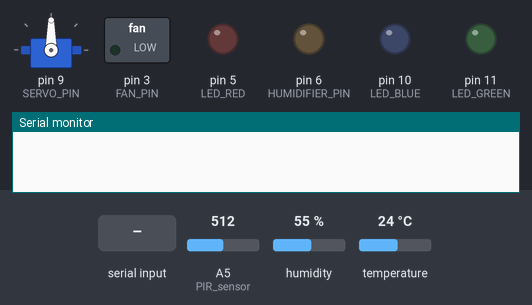
The sketch below on a simulated Arduino Uno, built with avr-gcc and run on an emulated ATmega328P. Shown: servo, switched loads named in the sketch (green lamp = pin HIGH), output pins drawn as LEDs (lit = HIGH), the last lines printed to the serial monitor. The inputs (shaded band) are chosen by the test bench; at power-on: humidity 55 %, A5 (PIR_sensor) = 512, temperature 24 °C.

Above: at 1.2 s.
1.3 s: "Fan On\n" received over the second serial link
At 4.0 s:
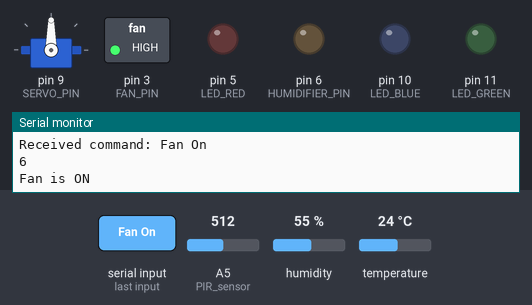
4.8 s: "Fan Down\n" received over the second serial link
At 8.0 s:
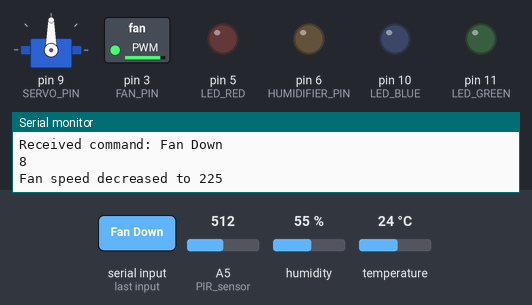
8.3 s: "Fan Off\n" received over the second serial link
At 22.0 s:
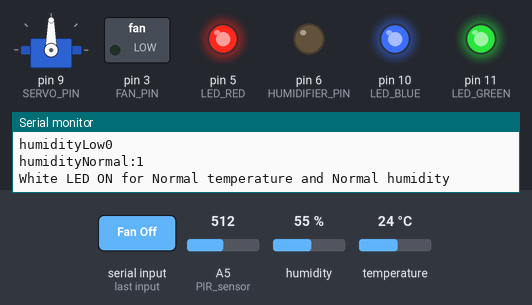
22.3 s: "Fan Up\n" received over the second serial link
At 26.8 s:
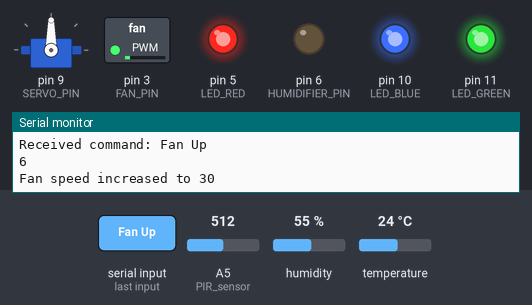
27.7 s: humidity set to 31 %
41.7 s: humidity set to 28 %
At 62.1 s:
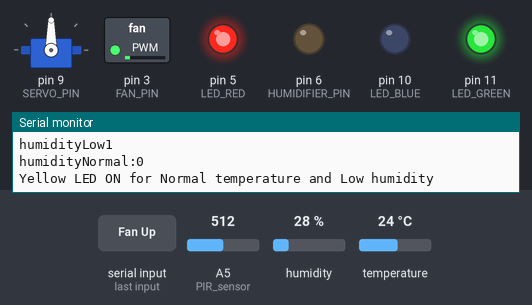
Timing chart, 0 to 62.6 s (numbered marks = the images above; inputs shaded):
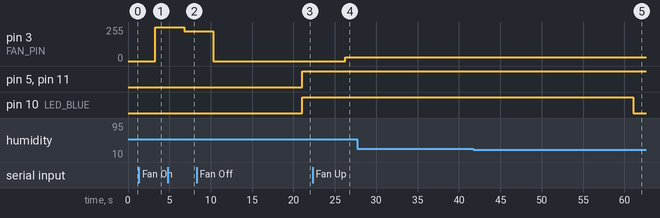

Measured:
- the behaviour switches between 30 and 29 % on humidity (found by bisection; images 4 and 5)
- after the input at 1.3 s, pin 3 (FAN_PIN): 0/255 → 255/255 after 2.0 s
- after the input at 4.8 s, pin 3 (FAN_PIN): 255/255 → 225/255 after 2.0 s
- after the input at 8.3 s, pin 3 (FAN_PIN): 225/255 → 0/255 after 2.0 s
- after the input at 22.3 s, pin 3 (FAN_PIN): 0/255 → 30/255 after 3.9 s
- after the input at 41.7 s, pin 10 (LED_BLUE): HIGH → LOW after 19.4 s

The sketch:

control.ino
```cpp
#include <DHT11.h>  // 引入DHT库
#include <SoftwareSerial.h>
#include <Servo.h>  // 引入舵机控制库
#include <Ultrasonic.h>  // 引入超声波库

SoftwareSerial mySerial(14, 15); // RX, TX
SoftwareSerial tftSerial(16, 17); // RX, TX

#define DHTPIN 4      // DHT11 数据引脚连接到 Arduino 的 6 号引脚
#define FAN_PIN 3     // 风扇控制引脚
#define HUMIDIFIER_PIN 6 // 加湿器控制引脚

#define PIR_sensor A5      // 红外传感器引脚   靠近黄色 GND OUT VCC
#define TRIGGER_PIN 7     // 超声波 Trigger 引脚
#define ECHO_PIN 8        // 超声波 Echo 引脚
#define SERVO_PIN 9       // 舵机控制引脚

#define LED_RED 5
#define LED_BLUE 10
#define LED_GREEN 11

DHT11 dht(DHTPIN); // 创建一个DHT11实例
Servo myServo; // 创建舵机对象
void setLED(int red, int green, int blue);

int fanSpeed = 0; // 用于存储当前风扇速度的变量
int humidifierStatus = LOW; // 加湿器状态（LOW 为关闭，HIGH 为开启）
int personDetected = 0; // 人体感应状态，0 为没有检测到，1 为检测到
unsigned long lastCheckTime = 0; // 上次检查时间
const long checkInterval = 20000; // 检查间隔，单位为毫秒（20s）

long duration; // 用于存储超声波脉冲的持续时间
int distance; // 用于存储计算出的距离

void setup() {
  Serial.begin(9600);
  mySerial.begin(9600);
  //tftSerial.begin(9600);

  pinMode(FAN_PIN, OUTPUT);  // 设置风扇引脚为输出
  pinMode(HUMIDIFIER_PIN, OUTPUT);  // 设置加湿器引脚为输出
  pinMode(TRIGGER_PIN, OUTPUT); // 设置触发引脚为输出模式
  pinMode(ECHO_PIN, INPUT); // 设置回声引脚为输入模式

  myServo.attach(SERVO_PIN); // 初始化舵机引脚
  pinMode(PIR_sensor, INPUT); // 人体红外传感器引脚为输入

  pinMode(LED_RED, OUTPUT);  // 设置红色LED引脚为输出
  pinMode(LED_BLUE, OUTPUT);  // 设置蓝色LED引脚为输出
  pinMode(LED_GREEN, OUTPUT);  // 设置黄色LED引脚为输出
}

void loop() {

//Serial.println("Wait for Command"); // 等待命令
  String command = "";
  bool startAppending = false; // 标志变量，指示是否开始拼接字符
  unsigned long startMillis = millis();

  while (mySerial.available() > 0 && millis() - startMillis < 1000) {
    char c = mySerial.read();  // 逐个字符读取

    // 检查是否收到字母字符，并且是否应该开始拼接
    if (!startAppending && isAlpha(c)) {
      command += c;  // 如果是字母，开始拼接
      startAppending = true;  // 设置开始拼接标志为 true
    } else if (startAppending) {
      command += c;  // 如果已经开始拼接，继续拼接字符
    }

    if (c == '\n') break;  // 如果遇到换行符就结束
  }
  command.trim();  // 去除可能的前后空格

  if (command.length() > 0) {
    Serial.println("Received command: " + command);
    Serial.println(command.length());
    delay(2000);

     tftSerial.println(command);

     if (command.equals("Fan On")) {  // 打开风扇
    fanSpeed = 255; // 设置为最大速度
    analogWrite(FAN_PIN, fanSpeed);
    Serial.println("Fan is ON");
    mySerial.print("Fan is ON");
    tftSerial.println("Fan is ON");
  }
  else if (command.equals("Fan Off")) {  // 关闭风扇
    fanSpeed = 0; // 设置为0速度
    analogWrite(FAN_PIN, fanSpeed);
    Serial.println("Fan is OFF");
    mySerial.print("Fan is ON");
    tftSerial.println("Fan is OFF");
  }
  else if (command.equals("Fan Up")) {  // 调高风速
    if (fanSpeed < 255) {
      fanSpeed += 30; // 每次增加10
      if (fanSpeed > 255) {
        fanSpeed = 255;
      }
      analogWrite(FAN_PIN, fanSpeed);
      Serial.print("Fan speed increased to ");
      Serial.println(fanSpeed);
      tftSerial.print("Fan speed increased to ");
      tftSerial.println(fanSpeed);
    }
  }
  else if (command.equals("Fan Down")) {  // 调低风速
    if (fanSpeed > 0) {
      fanSpeed -= 30; // 每次减少10
      if (fanSpeed < 0) {
        fanSpeed = 0;
      }
      analogWrite(FAN_PIN, fanSpeed);
      Serial.print("Fan speed decreased to ");
      Serial.println(fanSpeed);
      tftSerial.print("Fan speed decreased to ");
      tftSerial.println(fanSpeed);
    }
  }
    else if (command.equals("Conditioner Off")) {  // 关闭加湿器
      digitalWrite(HUMIDIFIER_PIN, LOW);
      humidifierStatus = LOW;
      Serial.println("Humidifier is OFF");
      tftSerial.println("Humidifier is OFF");
    }
    else if (command.equals("Conditioner On")) {  // 打开加湿器
      digitalWrite(HUMIDIFIER_PIN, HIGH);
      humidifierStatus = HIGH;
      Serial.println("Humidifier is ON");
      tftSerial.println("Humidifier is ON");
    }
    else if (command.equals("Choose Clothes")) {   //choose clothes
      tftSerial.println("Choose clothes");
    }
     else if (command.equals("Display all clothes")) {   //Display all clothes
      tftSerial.println("Display all clothes");
    }
    else if (command.equals("Read Temperature")) {
      float temperature = dht.readTemperature(); // 读取温度
      if (isnan(temperature)) {
        Serial.println("Failed to read temperature!");
      } else {
        Serial.print("Current Temperature: ");
        Serial.print(temperature);
        Serial.println("C");
        tftSerial.println("Current Temperature: ");
        tftSerial.println(temperature);
        tftSerial.println("C");

      }
    }
    else if (command.equals("Read Humidity")) {  // 读取湿度
      float humidity = dht.readHumidity(); // 读取湿度
      if (isnan(humidity)) {
        Serial.println("Failed to read humidity!");
      } else {
        Serial.print("Current Humidity: ");
        Serial.print(humidity);
        Serial.println("%");
        tftSerial.println("Current Humidity: ");
        tftSerial.println(humidity);
        tftSerial.println("%");
      }
    }


  }
  unsigned long currentMillis = millis();
  //tftSerial.println("111111");
  if (currentMillis - lastCheckTime > checkInterval) {
    lastCheckTime = currentMillis; // 更新上次检查时间

    float humidity = dht.readHumidity(); // 读取湿度
    float temperature = dht.readTemperature(); // 读取温度

    // 温度和湿度控制
    if (isnan(temperature) || isnan(humidity)) {
      Serial.println("Failed to read temperature or humidity!");
    } else {
      bool temperatureLow = temperature < 24;
      bool temperatureHigh = temperature > 27;
      bool humidityLow = humidity < 30;
      bool humidityNormal = humidity >= 30;

      String status;
      Serial.print("humidityLow");
      Serial.println(humidityLow);
      Serial.print("humidityNormal:");
      Serial.println(humidityNormal);

      // 根据温度和湿度状态设置LED颜色
    if (temperatureLow && humidityLow) {
      setLED(0, 0, 255); // 蓝色
      Serial.println(F("Blue LED ON for Low temperature and Low humidity"));
    } else if (temperatureLow && humidityNormal) {
      setLED(0, 255, 255); // 青色
      Serial.println(F("Cyan LED ON for Low temperature and Normal humidity"));
    } else if (!temperatureLow && !temperatureHigh && humidityLow) {
      setLED(255, 255, 0); // 黄色
      Serial.println(F("Yellow LED ON for Normal temperature and Low humidity"));
    } else if (!temperatureLow && !temperatureHigh && humidityNormal) {
      setLED(255, 255, 255); // 白色
      Serial.println(F("White LED ON for Normal temperature and Normal humidity"));
    } else if (temperatureHigh && humidityLow) {
      setLED(255, 0, 255); // 紫色
      Serial.println(F("Magenta LED ON for High temperature and Low humidity"));
    } else {
      setLED(255, 0, 0); // 红色
      Serial.println(F("Red LED ON for High temperature and Normal humidity"));
    }
    delay(3000);
   // 发送状态到串口
      Serial.println(status);
      tftSerial.println(status);
    }

    // 检测红外传感器
    int val = analogRead(PIR_sensor);
    if (val > 150) {
      personDetected = 1;  // 假设接收到信号表示检测到人
      Serial.println("Detected person!");
      mySerial.println("Detected person!");  //告知语音模块来人了
      tftSerial.println("Detected person!");
    } else {
      personDetected = 0;  // 未检测到人体
    }


  }
  delay(100);  // 给系统一些时间，避免CPU占用过高

}

void setLED(int red, int green, int blue) {
  analogWrite(LED_RED, red);
  analogWrite(LED_GREEN, green);
  analogWrite(LED_BLUE, blue);
}
```
